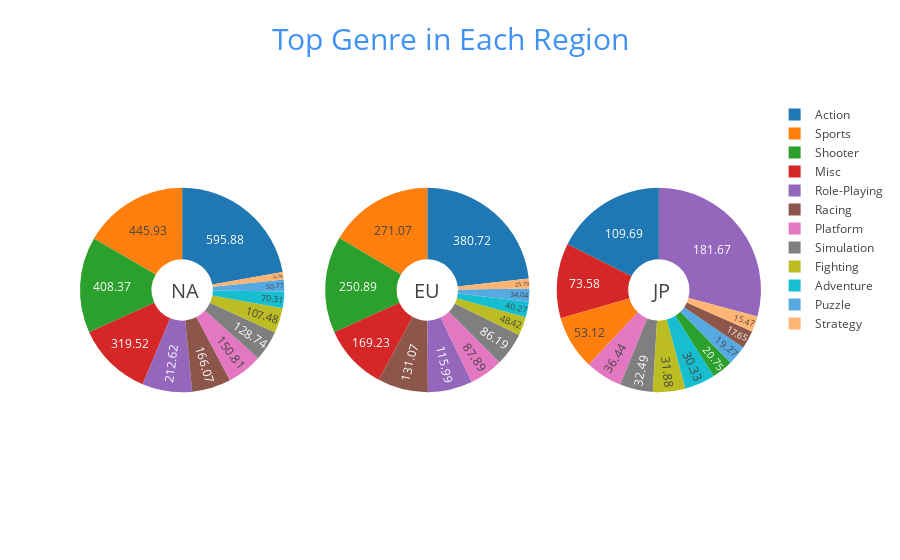

Notebook cell for this chart:
### Code cell
fig = {
  "data": [
    {
      "values": top_genre_na['NA_Sales'].tolist(),
      "labels": top_genre_na.index,
      "domain": {"x": [0, .30],'y': [0, 1]},
      "name": "NA",
      "hoverinfo":"label+percent+name",
      "textinfo":'value', 
      "textposition":"inside",
      "hole": .3,
      "type": "pie"
    },
    {
      "values": top_genre_eu['EU_Sales'].tolist(),
      "labels": top_genre_eu.index,
      "textposition":"inside",
      "domain": {"x": [.36, 0.66],'y': [0, 1]},
      "name": "EU",
      "hoverinfo":"label+percent+name",
        "textinfo":'value',
      "hole": .3,
      "type": "pie"
    },
    {
      "values": top_genre_jp['JP_Sales'].tolist(),
      "labels": top_genre_jp.index,
      "textposition":"inside",
      "domain": {"x": [.70, 1],'y': [0, 1]},
      "name": "JP",
      "hoverinfo":"label+percent+name",
        "textinfo":'value',
      "hole": .3,
      "type": "pie"
    }
  
  
  
  ],
  "layout": {
        "title":"Top Genre in Each Region",'titlefont':{'size' : 30,'color' : '#4292f4'},
        "annotations": [
            {
                "font": {
                    "size": 20
                },
                "showarrow": False,
                "text": "NA",
                "x": 0.13,
                "y": 0.5
            },
            {
                "font": {
                    "size": 20
                },
                "showarrow": False,
                "text": "EU",
                "x": 0.51,
                "y": 0.5
            },
            {
                "font": {
                    "size": 20
                },
                "showarrow": False,
                "text": "JP",
                "x": 0.87,
                "y": 0.5
            }
        ]
    ,"autosize": True}
}

 

config={'showLink': False}
iplot(fig, filename='donut',config=config)

#iplot(fig,filename='donut group',config=config, image_width=1000, image_height=2000)

### Figure 1 — Plotly figure (JSON) as saved in the notebook; plotly's stock layout.template omitted (floating-point values rounded to 4 significant figures)
{"data": [{"domain": {"x": [0, 0.3], "y": [0, 1]}, "hole": 0.3, "hoverinfo": "label+percent+name", "labels": ["Action", "Sports", "Shooter", "Misc", "Role-Playing", "Racing", "Platform", "Simulation", "Fighting", "Adventure", "Puzzle", "Strategy"], "name": "NA", "textinfo": "value", "textposition": "inside", "type": "pie", "uid": "1a4e3cfb-2bd5-4b5a-9078-fad137be99db", "values": [595.9, 445.9, 408.4, 319.5, 212.6, 166.1, 150.8, 128.7, 107.5, 70.31, 50.77, 31.74]}, {"domain": {"x": [0.36, 0.66], "y": [0, 1]}, "hole": 0.3, "hoverinfo": "label+percent+name", "labels": ["Action", "Sports", "Shooter", "Misc", "Racing", "Role-Playing", "Platform", "Simulation", "Fighting", "Adventure", "Puzzle", "Strategy"], "name": "EU", "textinfo": "value", "textposition": "inside", "type": "pie", "uid": "f9a3e4cc-0de2-4a88-9b93-afe7b13a4b9e", "values": [380.7, 271.1, 250.9, 169.2, 131.1, 116.0, 87.89, 86.19, 48.42, 40.27, 34.04, 25.79]}, {"domain": {"x": [0.7, 1], "y": [0, 1]}, "hole": 0.3, "hoverinfo": "label+percent+name", "labels": ["Role-Playing", "Action", "Misc", "Sports", "Platform", "Simulation", "Fighting", "Adventure", "Shooter", "Puzzle", "Racing", "Strategy"], "name": "JP", "textinfo": "value", "textposition": "inside", "type": "pie", "uid": "b8f4e934-97c7-4be1-8d9a-aea51e610106", "values": [181.7, 109.7, 73.58, 53.12, 36.44, 32.49, 31.88, 30.33, 20.75, 19.27, 17.65, 15.47]}], "layout": {"annotations": [{"font": {"size": 20}, "showarrow": false, "text": "NA", "x": 0.13, "y": 0.5}, {"font": {"size": 20}, "showarrow": false, "text": "EU", "x": 0.51, "y": 0.5}, {"font": {"size": 20}, "showarrow": false, "text": "JP", "x": 0.87, "y": 0.5}], "autosize": true, "title": "Top Genre in Each Region", "titlefont": {"color": "#4292f4", "size": 30}}}
